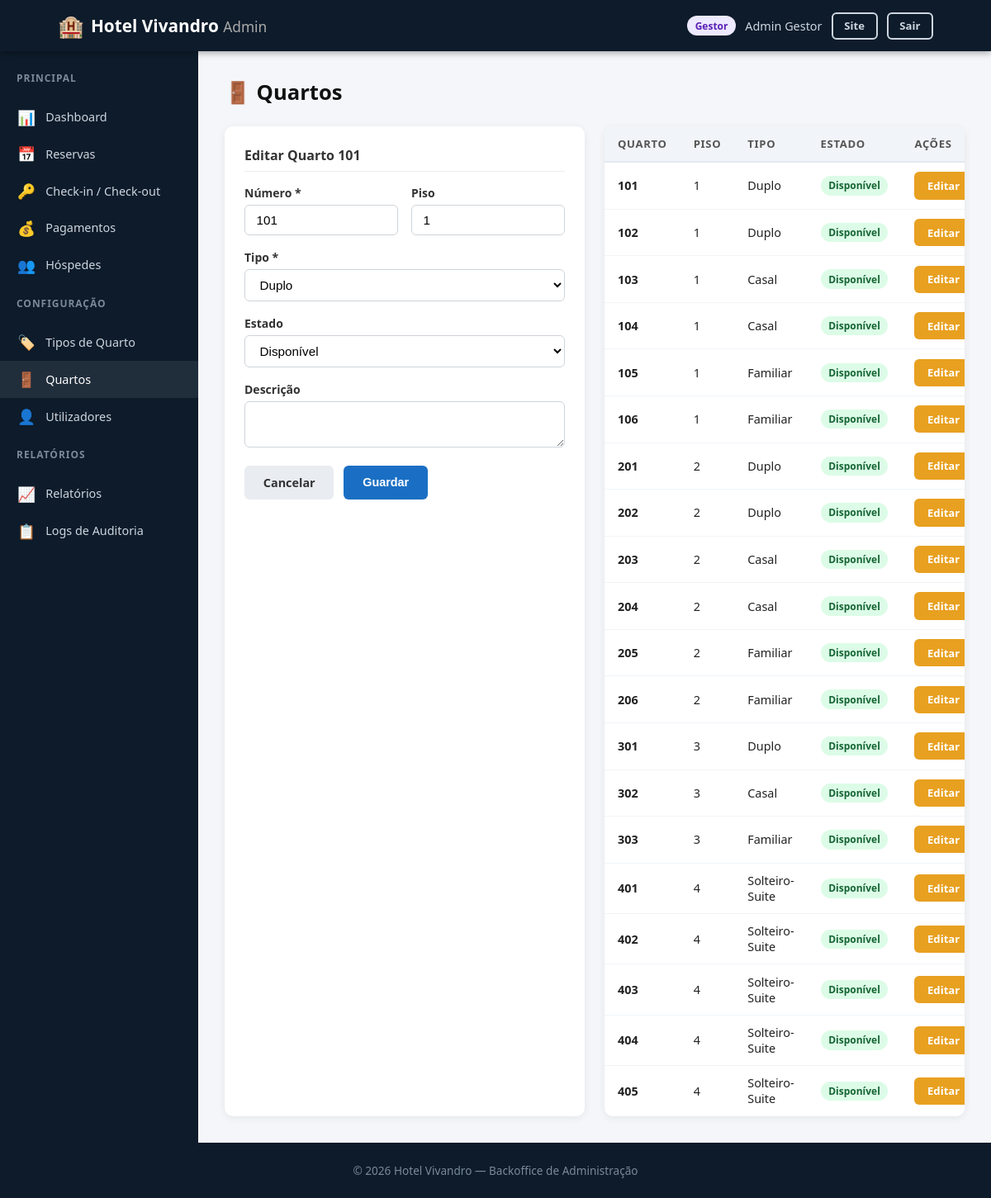
Screenshot of /backend/admin/rooms.php?edit=1 (signed in) with the database file from the repository.
### tables this page shows
CREATE TABLE users (
    id          INT AUTO_INCREMENT PRIMARY KEY,
    name        VARCHAR(100)  NOT NULL,
    email       VARCHAR(150)  NOT NULL UNIQUE,
    password_hash VARCHAR(255) NOT NULL,
    role        ENUM('client','receptionist','manager') NOT NULL DEFAULT 'client',
    document_type ENUM('cc','passport','other') DEFAULT NULL,
    document_number VARCHAR(50) DEFAULT NULL,
    nif         VARCHAR(9)    DEFAULT NULL,
    phone       VARCHAR(20)   DEFAULT NULL,
    status      ENUM('active','inactive') NOT NULL DEFAULT 'active',
    created_at  DATETIME      NOT NULL DEFAULT CURRENT_TIMESTAMP
);

CREATE TABLE rooms (
    id          INT AUTO_INCREMENT PRIMARY KEY,
    room_number VARCHAR(10)   NOT NULL UNIQUE,
    room_type_id INT          NOT NULL,
    floor       INT           NOT NULL DEFAULT 1,
    status      ENUM('available','occupied','maintenance') NOT NULL DEFAULT 'available',
    description TEXT,
    FOREIGN KEY (room_type_id) REFERENCES room_types(id)
);

CREATE TABLE room_types (
    id                      INT AUTO_INCREMENT PRIMARY KEY,
    name                    VARCHAR(50)     NOT NULL,
    base_capacity           INT             NOT NULL,
    max_capacity            INT             NOT NULL,
    base_daily_rate         DECIMAL(10,2)   NOT NULL,
    breakfast_cost_per_guest DECIMAL(10,2)  NOT NULL DEFAULT 10.00,
    extra_guest_surcharge   DECIMAL(10,2)   NOT NULL DEFAULT 20.00,
    description             TEXT,
    amenities               VARCHAR(255)    DEFAULT NULL,
    status                  ENUM('active','inactive') NOT NULL DEFAULT 'active'
);

### backend/includes/auth.php (called while the page is built, shortened)
<?php
require_once __DIR__ . '/functions.php';
function isLoggedIn(): bool {
    return isset($_SESSION['user_id']);
}
function currentUser(): ?array {
    static $user = null;
    if ($user === null) {
        $pdo = getDB();
        $stmt = $pdo->prepare('SELECT * FROM users WHERE id = ? AND status = "active"');
        $stmt->execute([$_SESSION['user_id']]);
        $user = $stmt->fetch() ?: null;
    }
    return $user;
}
function requireRole(string ...$roles): void {
    $user = currentUser();
}

### backend/includes/functions.php (called while the page is built, shortened)
<?php
function e(mixed $val): string {
    return htmlspecialchars((string)$val, ENT_QUOTES, 'UTF-8');
}

### backend/admin/rooms.php (the view, shortened to what this page needs)
<?php
require_once __DIR__ . '/../includes/functions.php';
require_once __DIR__ . '/../includes/auth.php';
requireRole('manager');
$pdo = getDB();
$editId = (int)get('edit');
$roomTypes = $pdo->query('SELECT * FROM room_types WHERE status="active" ORDER BY name')->fetchAll();
$rooms     = $pdo->query('SELECT r.*, rt.name AS type_name FROM rooms r JOIN room_types rt ON r.room_type_id=rt.id ORDER BY r.room_number')->fetchAll();
$editRoom  = null;
if ($editId) { $s=$pdo->prepare('SELECT * FROM rooms WHERE id=?');$s->execute([$editId]);$editRoom=$s->fetch(); }
include __DIR__ . '/../includes/admin_header.php';
?>
<div class="admin-page-title">🚪 Quartos</div>
<div class="grid-2" style="gap:1.5rem">
    <div class="detail-card">
        <h3><?= $editRoom ? 'Editar Quarto ' . e($editRoom['room_number']) : 'Novo Quarto' ?></h3>
        <?php $d = $editRoom ?: []; ?>
        <form method="post" style="margin-top:.75rem">
            <div class="form-row">
                <div class="form-group"><label class="form-label">Número *</label><input type="text" name="room_number" class="form-control" value="<?= e($d['room_number']??'') ?>" required placeholder="ex: 101"></div>
                <div class="form-group"><label class="form-label">Piso</label><input type="number" name="floor" class="form-control" value="<?= e($d['floor']??1) ?>" min="1" max="20"></div>
            </div>
            <div class="form-group">
                <label class="form-label">Tipo *</label>
                <select name="room_type_id" class="form-control" required>
                    <?php foreach ($roomTypes as $rt): ?>
                        <option value="<?= $rt['id'] ?>" <?= ($d['room_type_id']??0)==$rt['id']?'selected':'' ?>><?= e($rt['name']) ?></option>
                    <?php endforeach; ?>
                </select>
            </div>
            <div class="form-group">
                <label class="form-label">Estado</label>
                <select name="status" class="form-control">
                    <option value="available" <?= ($d['status']??'available')==='available'?'selected':'' ?>>Disponível</option>
                </select>
            </div>
            <div class="form-group"><label class="form-label">Descrição</label><textarea name="description" class="form-control" rows="2"><?= e($d['description']??'') ?></textarea></div>
            <div style="display:flex;gap:.75rem">
                <?php if ($editRoom): ?><a href="rooms.php" class="btn btn-secondary">Cancelar</a><?php endif; ?>
                <button type="submit" class="btn btn-primary"><?= $editRoom ? 'Guardar' : 'Criar' ?></button>
            </div>
        </form>
    </div>
    <div class="table-wrapper">
        <table>
            <thead><tr><th>Quarto</th><th>Piso</th><th>Tipo</th><th>Estado</th><th>Ações</th></tr></thead>
            <tbody>
            <?php foreach ($rooms as $r): ?>
            <tr>
                <td><strong><?= e($r['room_number']) ?></strong></td>
                <td><?= e($r['floor']) ?></td>
                <td><?= e($r['type_name']) ?></td>
                <td><span class="badge status-<?= e($r['status']) ?>"><?= ['available'=>'Disponível','occupied'=>'Ocupado','maintenance'=>'Manutenção'][$r['status']] ?></span></td>
                <td><a href="?edit=<?= $r['id'] ?>" class="btn btn-sm btn-warning">Editar</a></td>
            </tr>
            <?php endforeach; ?>
            </tbody>
        </table>
    </div>
</div>
<?php include __DIR__ . '/../includes/admin_footer.php'; ?>

### backend/includes/admin_header.php (shortened to what this page needs)
<?php
require_once __DIR__ . '/functions.php';
require_once __DIR__ . '/auth.php';
$_currentUser = currentUser();
$_role = $_currentUser['role'];
$_isManager = $_role === 'manager';
$currentFile = basename($_SERVER['PHP_SELF']);
?>
<!DOCTYPE html>
<html lang="pt">
<head>
    <link rel="stylesheet" href="<?= BASE_URL ?>/assets/css/style.css">
</head>
<body>
<header class="site-header">
    <div class="container header-inner">
        <a href="<?= BASE_URL ?>/admin/index.php" class="logo">
            <span class="logo-icon">🏨</span>
            <span>Hotel Vivandro <small style="font-weight:400;color:#aaa">Admin</small></span>
        </a>
        <div class="nav-user">
            <span class="badge badge-<?= $_isManager ? 'purple' : 'blue' ?>"><?= $_isManager ? 'Gestor' : 'Rececionista' ?></span>
            <span><?= e($_currentUser['name']) ?></span>
            <a href="<?= BASE_URL ?>/index.php" class="btn btn-sm btn-outline">Site</a>
            <a href="<?= BASE_URL ?>/logout.php" class="btn btn-sm btn-outline">Sair</a>
        </div>
    </div>
</header>
<div class="admin-layout">
    <aside class="admin-sidebar">
        <h3>Principal</h3>
        <a href="index.php" class="<?= $currentFile === 'index.php' ? 'active' : '' ?>">
            <span class="nav-icon">📊</span> Dashboard
        </a>
        <a href="reservations.php" class="<?= $currentFile === 'reservations.php' ? 'active' : '' ?>">
            <span class="nav-icon">📅</span> Reservas
        </a>
        <a href="checkin.php" class="<?= $currentFile === 'checkin.php' ? 'active' : '' ?>">
            <span class="nav-icon">🔑</span> Check-in / Check-out
        </a>
        <a href="payments.php" class="<?= $currentFile === 'payments.php' ? 'active' : '' ?>">
            <span class="nav-icon">💰</span> Pagamentos
        </a>
        <a href="guests.php" class="<?= $currentFile === 'guests.php' ? 'active' : '' ?>">
            <span class="nav-icon">👥</span> Hóspedes
        </a>
        <?php if ($_isManager): ?>
        <h3 style="margin-top:1rem">Configuração</h3>
        <a href="room-types.php" class="<?= $currentFile === 'room-types.php' ? 'active' : '' ?>">
            <span class="nav-icon">🏷️</span> Tipos de Quarto
        </a>
        <a href="rooms.php" class="<?= $currentFile === 'rooms.php' ? 'active' : '' ?>">
            <span class="nav-icon">🚪</span> Quartos
        </a>
        <a href="users.php" class="<?= $currentFile === 'users.php' ? 'active' : '' ?>">
            <span class="nav-icon">👤</span> Utilizadores
        </a>
        <h3 style="margin-top:1rem">Relatórios</h3>
        <a href="reports.php" class="<?= $currentFile === 'reports.php' ? 'active' : '' ?>">
            <span class="nav-icon">📈</span> Relatórios
        </a>
        <a href="logs.php" class="<?= $currentFile === 'logs.php' ? 'active' : '' ?>">
            <span class="nav-icon">📋</span> Logs de Auditoria
        </a>
        <?php endif; ?>
    </aside>
    <div class="admin-content">

### backend/assets/css/style.css (style rules this page uses)
*, *::before, *::after { box-sizing: border-box; margin: 0; padding: 0; }
html { font-size: 16px; scroll-behavior: smooth; }
body { font-family: 'Segoe UI', system-ui, sans-serif; background: #f4f6f9; color: #222; min-height: 100vh; display: flex; flex-direction: column; }
a { color: #1a6fc4; text-decoration: none; }
.container { max-width: 1100px; margin: 0 auto; padding: 0 1.25rem; }
.grid-2 { display: grid; grid-template-columns: 1fr 1fr; gap: 1.5rem; }
.site-header { background: #0d1b2a; color: #fff; padding: .85rem 0; position: sticky; top: 0; z-index: 100; box-shadow: 0 2px 8px rgba(0,0,0,.35); }
.header-inner { display: flex; align-items: center; justify-content: space-between; gap: 1rem; }
.logo { display: flex; align-items: center; gap: .5rem; color: #fff; font-size: 1.3rem; font-weight: 700; }
.logo-icon { font-size: 1.6rem; }
.nav-user { display: flex; align-items: center; gap: .7rem; color: #cdd6e0; font-size: .9rem; }
.btn { display: inline-block; padding: .55rem 1.3rem; border-radius: 6px; font-size: .9rem; font-weight: 600; cursor: pointer; border: 2px solid transparent; transition: all .2s; text-align: center; }
.btn-primary { background: #1a6fc4; color: #fff; }
.btn-secondary { background: #e9ecf0; color: #333; }
.btn-warning { background: #e8a020; color: #fff; }
.btn-outline { background: transparent; border-color: #cdd6e0; color: #cdd6e0; }
.btn-sm { padding: .35rem .85rem; font-size: .82rem; }
.badge { display: inline-block; padding: .2rem .6rem; border-radius: 20px; font-size: .75rem; font-weight: 600; }
.badge-purple { background: #ede9fe; color: #5b21b6; }
.form-group { margin-bottom: 1.1rem; }
.form-label { display: block; font-size: .875rem; font-weight: 600; margin-bottom: .3rem; color: #333; }
.form-control { width: 100%; padding: .55rem .85rem; border: 1px solid #ced4da; border-radius: 6px; font-size: .95rem; transition: border-color .2s, box-shadow .2s; background: #fff; }
.form-row { display: grid; grid-template-columns: 1fr 1fr; gap: 1rem; }
.table-wrapper { overflow-x: auto; border-radius: 10px; box-shadow: 0 2px 10px rgba(0,0,0,.07); }
table { width: 100%; border-collapse: collapse; background: #fff; }
table th { background: #f1f5f9; padding: .75rem 1rem; text-align: left; font-size: .82rem; font-weight: 700; text-transform: uppercase; letter-spacing: .05em; color: #555; border-bottom: 2px solid #e2e8f0; }
table td { padding: .7rem 1rem; border-bottom: 1px solid #f1f5f9; font-size: .9rem; vertical-align: middle; }
table tr:last-child td { border-bottom: none; }
.status-available { background:#dcfce7; color:#166534; }
.admin-layout { display: flex; min-height: calc(100vh - 60px); }
.admin-sidebar { width: 240px; background: #0d1b2a; color: #cdd6e0; padding: 1.5rem 0; flex-shrink: 0; }
.admin-sidebar h3 { padding: 0 1.25rem 1rem; font-size: .75rem; text-transform: uppercase; letter-spacing: .08em; color: #7a8a99; }
.admin-sidebar a { display: flex; align-items: center; gap: .7rem; padding: .65rem 1.25rem; color: #cdd6e0; font-size: .9rem; transition: all .2s; }
.admin-sidebar a:hover, .admin-sidebar a.active { background: rgba(255,255,255,.08); color: #fff; text-decoration: none; }
.admin-sidebar a .nav-icon { font-size: 1.1rem; width: 1.5rem; text-align: center; }
.admin-content { flex: 1; padding: 2rem; overflow: auto; }
.admin-page-title { font-size: 1.6rem; font-weight: 700; margin-bottom: 1.5rem; color: #111; display: flex; align-items: center; gap: .75rem; justify-content: space-between; }
.detail-card { background: #fff; border-radius: 10px; padding: 1.5rem; box-shadow: 0 2px 10px rgba(0,0,0,.07); }
.detail-card h3 { font-size: 1rem; font-weight: 700; margin-bottom: 1rem; color: #333; border-bottom: 1px solid #eee; padding-bottom: .5rem; }

### rows the page displays
users: name "Admin Gestor"
rooms: room_number "101", floor "1", room_type_id "Duplo", status "Disponível", room_type.name "Duplo"
rooms: room_number "102", floor "1", room_type.name "Duplo", status "Disponível"
rooms: room_number "103", floor "1", room_type.name "Casal", status "Disponível"
rooms: room_number "104", floor "1", room_type.name "Casal", status "Disponível"
rooms: room_number "105", floor "1", room_type.name "Familiar", status "Disponível"
rooms: room_number "106", floor "1", room_type.name "Familiar", status "Disponível"
rooms: room_number "201", floor "2", room_type.name "Duplo", status "Disponível"
rooms: room_number "202", floor "2", room_type.name "Duplo", status "Disponível"
rooms: room_number "203", floor "2", room_type.name "Casal", status "Disponível"
rooms: room_number "204", floor "2", room_type.name "Casal", status "Disponível"
rooms: room_number "205", floor "2", room_type.name "Familiar", status "Disponível"
rooms: room_number "206", floor "2", room_type.name "Familiar", status "Disponível"
rooms: room_number "301", floor "3", room_type.name "Duplo", status "Disponível"
rooms: room_number "302", floor "3", room_type.name "Casal", status "Disponível"
rooms: room_number "303", floor "3", room_type.name "Familiar", status "Disponível"
rooms: room_number "401", floor "4", room_type.name "Solteiro-Suite", status "Disponível"
rooms: room_number "402", floor "4", room_type.name "Solteiro-Suite", status "Disponível"
rooms: room_number "403", floor "4", room_type.name "Solteiro-Suite", status "Disponível"
rooms: room_number "404", floor "4", room_type.name "Solteiro-Suite", status "Disponível"
rooms: room_number "405", floor "4", room_type.name "Solteiro-Suite", status "Disponível"
